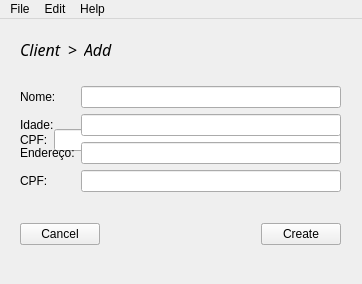
<?xml version="1.0" encoding="UTF-8"?>
<ui version="4.0">
 <author>Pedro Zaroni</author>
 <class>MainWindow</class>
 <widget class="QMainWindow" name="MainWindow">
  <property name="geometry">
   <rect>
    <x>0</x>
    <y>0</y>
    <width>362</width>
    <height>284</height>
   </rect>
  </property>
  <property name="windowTitle">
   <string>MainWindow</string>
  </property>
  <widget class="QWidget" name="centralwidget">
   <widget class="QWidget" name="widget_add" native="true">
    <property name="geometry">
     <rect>
      <x>0</x>
      <y>0</y>
      <width>361</width>
      <height>261</height>
     </rect>
    </property>
    <widget class="QWidget" name="horizontalLayoutWidget">
     <property name="geometry">
      <rect>
       <x>20</x>
       <y>190</y>
       <width>321</width>
       <height>51</height>
      </rect>
     </property>
     <layout class="QHBoxLayout" name="horizontalLayout">
      <item>
       <widget class="QPushButton" name="btn_cancel">
        <property name="text">
         <string>Cancel</string>
        </property>
       </widget>
      </item>
      <item>
       <spacer name="horizontalSpacer_2">
        <property name="orientation">
         <enum>Qt::Horizontal</enum>
        </property>
        <property name="sizeHint" stdset="0">
         <size>
          <width>40</width>
          <height>20</height>
         </size>
        </property>
       </spacer>
      </item>
      <item>
       <widget class="QPushButton" name="btn_add">
        <property name="text">
         <string>Create</string>
        </property>
       </widget>
      </item>
     </layout>
    </widget>
    <widget class="QWidget" name="formLayoutWidget">
     <property name="geometry">
      <rect>
       <x>20</x>
       <y>50</y>
       <width>321</width>
       <height>141</height>
      </rect>
     </property>
     <layout class="QFormLayout" name="add_client_form">
      <property name="fieldGrowthPolicy">
       <enum>QFormLayout::AllNonFixedFieldsGrow</enum>
      </property>
      <item row="0" column="1">
       <spacer name="verticalSpacer">
        <property name="orientation">
         <enum>Qt::Vertical</enum>
        </property>
        <property name="sizeHint" stdset="0">
         <size>
          <width>20</width>
          <height>40</height>
         </size>
        </property>
       </spacer>
      </item>
      <item row="1" column="0">
       <widget class="QLabel" name="lbl_form_1">
        <property name="text">
         <string>Nome:</string>
        </property>
       </widget>
      </item>
      <item row="1" column="1">
       <widget class="QLineEdit" name="form_input_1"/>
      </item>
      <item row="2" column="0">
       <widget class="QLabel" name="lbl_form_2">
        <property name="text">
         <string>Idade:</string>
        </property>
       </widget>
      </item>
      <item row="2" column="1">
       <widget class="QLineEdit" name="form_input_2"/>
      </item>
      <item row="3" column="0">
       <widget class="QLabel" name="lbl_form_3">
        <property name="text">
         <string>Endereço:</string>
        </property>
       </widget>
      </item>
      <item row="3" column="1">
       <widget class="QLineEdit" name="form_input_3"/>
      </item>
      <item row="4" column="0">
       <widget class="QLabel" name="lbl_form_4">
        <property name="text">
         <string>CPF:</string>
        </property>
       </widget>
      </item>
      <item row="4" column="1">
       <widget class="QLineEdit" name="form_input_4"/>
      </item>
      <item row="5" column="1">
       <spacer name="verticalSpacer_2">
        <property name="orientation">
         <enum>Qt::Vertical</enum>
        </property>
        <property name="sizeHint" stdset="0">
         <size>
          <width>20</width>
          <height>40</height>
         </size>
        </property>
       </spacer>
      </item>
     </layout>
    </widget>
    <widget class="QWidget" name="horizontalLayoutWidget_2">
     <property name="geometry">
      <rect>
       <x>20</x>
       <y>10</y>
       <width>321</width>
       <height>41</height>
      </rect>
     </property>
     <layout class="QHBoxLayout" name="horizontalLayout_2">
      <property name="spacing">
       <number>6</number>
      </property>
      <property name="sizeConstraint">
       <enum>QLayout::SetDefaultConstraint</enum>
      </property>
      <item>
       <widget class="QLabel" name="lbl_path_class">
        <property name="font">
         <font>
          <family>OpenSymbol</family>
          <pointsize>12</pointsize>
          <italic>true</italic>
         </font>
        </property>
        <property name="text">
         <string>Client</string>
        </property>
       </widget>
      </item>
      <item>
       <widget class="QLabel" name="lbl_path_arrow">
        <property name="font">
         <font>
          <family>OpenSymbol</family>
          <pointsize>12</pointsize>
         </font>
        </property>
        <property name="text">
         <string>&gt;</string>
        </property>
       </widget>
      </item>
      <item>
       <widget class="QLabel" name="lbl_path_method">
        <property name="font">
         <font>
          <family>OpenSymbol</family>
          <pointsize>12</pointsize>
          <italic>true</italic>
         </font>
        </property>
        <property name="text">
         <string>Add</string>
        </property>
       </widget>
      </item>
      <item>
       <spacer name="horizontalSpacer">
        <property name="orientation">
         <enum>Qt::Horizontal</enum>
        </property>
        <property name="sizeHint" stdset="0">
         <size>
          <width>40</width>
          <height>20</height>
         </size>
        </property>
       </spacer>
      </item>
     </layout>
    </widget>
   </widget>
   <widget class="QWidget" name="widget_login" native="true">
    <property name="geometry">
     <rect>
      <x>0</x>
      <y>0</y>
      <width>361</width>
      <height>261</height>
     </rect>
    </property>
    <widget class="QWidget" name="formLayoutWidget_2">
     <property name="geometry">
      <rect>
       <x>20</x>
       <y>50</y>
       <width>321</width>
       <height>141</height>
      </rect>
     </property>
     <layout class="QFormLayout" name="form_layout_login">
      <item row="1" column="0">
       <widget class="QLabel" name="label">
        <property name="text">
         <string>CPF:</string>
        </property>
       </widget>
      </item>
      <item row="1" column="1">
       <widget class="QLineEdit" name="lineEdit"/>
      </item>
      <item row="2" column="1">
       <spacer name="verticalSpacer_3">
        <property name="orientation">
         <enum>Qt::Vertical</enum>
        </property>
        <property name="sizeHint" stdset="0">
         <size>
          <width>20</width>
          <height>40</height>
         </size>
        </property>
       </spacer>
      </item>
      <item row="0" column="1">
       <spacer name="verticalSpacer_4">
        <property name="orientation">
         <enum>Qt::Vertical</enum>
        </property>
        <property name="sizeHint" stdset="0">
         <size>
          <width>20</width>
          <height>40</height>
         </size>
        </property>
       </spacer>
      </item>
     </layout>
    </widget>
    <widget class="QWidget" name="horizontalLayoutWidget_3">
     <property name="geometry">
      <rect>
       <x>20</x>
       <y>190</y>
       <width>321</width>
       <height>51</height>
      </rect>
     </property>
     <layout class="QHBoxLayout" name="button_layout_login">
      <item>
       <widget class="QPushButton" name="btn_register">
        <property name="text">
         <string>Cadastre-se</string>
        </property>
       </widget>
      </item>
      <item>
       <spacer name="horizontalSpacer_3">
        <property name="orientation">
         <enum>Qt::Horizontal</enum>
        </property>
        <property name="sizeHint" stdset="0">
         <size>
          <width>40</width>
          <height>20</height>
         </size>
        </property>
       </spacer>
      </item>
      <item>
       <widget class="QPushButton" name="btn_login">
        <property name="text">
         <string>Entrar</string>
        </property>
       </widget>
      </item>
     </layout>
    </widget>
   </widget>
   <zorder>widget_login</zorder>
   <zorder>widget_add</zorder>
  </widget>
  <widget class="QMenuBar" name="menubar">
   <property name="geometry">
    <rect>
     <x>0</x>
     <y>0</y>
     <width>362</width>
     <height>21</height>
    </rect>
   </property>
   <widget class="QMenu" name="menu_file">
    <property name="title">
     <string>File</string>
    </property>
    <widget class="QMenu" name="menu_file_new">
     <property name="title">
      <string>New</string>
     </property>
     <addaction name="menu_file_new_client"/>
     <addaction name="menu_file_new_manager"/>
     <addaction name="menu_file_new_equipment"/>
     <addaction name="menu_file_new_agency"/>
     <addaction name="menu_file_new_consumption"/>
     <addaction name="menu_file_new_support"/>
    </widget>
    <addaction name="menu_file_new"/>
    <addaction name="separator"/>
    <addaction name="menu_file_import"/>
    <addaction name="menu_file_export"/>
    <addaction name="separator"/>
    <addaction name="menu_file_generate"/>
    <addaction name="separator"/>
    <addaction name="menu_file_logout"/>
    <addaction name="separator"/>
    <addaction name="menu_file_quit"/>
   </widget>
   <widget class="QMenu" name="menu_help">
    <property name="geometry">
     <rect>
      <x>267</x>
      <y>128</y>
      <width>135</width>
      <height>72</height>
     </rect>
    </property>
    <property name="title">
     <string>Help</string>
    </property>
    <addaction name="menu_help_about"/>
   </widget>
   <widget class="QMenu" name="menu_edit">
    <property name="title">
     <string>Edit</string>
    </property>
    <widget class="QMenu" name="menu_edit_search">
     <property name="title">
      <string>Search</string>
     </property>
     <addaction name="menu_edit_search_client"/>
     <addaction name="menu_edit_search_manager"/>
     <addaction name="menu_edit_search_equipment"/>
     <addaction name="menu_edit_search_agency"/>
     <addaction name="menu_edit_search_consumption"/>
     <addaction name="menu_edit_search_support"/>
     <addaction name="separator"/>
     <addaction name="menu_edit_search_all"/>
    </widget>
    <widget class="QMenu" name="menu_edit_update">
     <property name="title">
      <string>Update</string>
     </property>
     <addaction name="menu_edit_update_client"/>
     <addaction name="menu_edit_update_manager"/>
     <addaction name="menu_edit_update_equipment"/>
     <addaction name="menu_edit_update_agency"/>
     <addaction name="menu_edit_update_consumption"/>
     <addaction name="menu_edit_update_support"/>
     <addaction name="separator"/>
     <addaction name="menu_edit_update_all"/>
    </widget>
    <widget class="QMenu" name="menu_edit_list">
     <property name="title">
      <string>List</string>
     </property>
     <addaction name="menu_edit_list_client"/>
     <addaction name="menu_edit_list_manager"/>
     <addaction name="menu_edit_list_equipment"/>
     <addaction name="menu_edit_list_agency"/>
     <addaction name="menu_edit_list_consumption"/>
     <addaction name="menu_edit_list_support"/>
     <addaction name="separator"/>
     <addaction name="menu_edit_list_all"/>
    </widget>
    <widget class="QMenu" name="menu_edit_remove">
     <property name="title">
      <string>Remove</string>
     </property>
     <addaction name="menu_edit_remove_client"/>
     <addaction name="menu_edit_remove_manager"/>
     <addaction name="menu_edit_remove_equipment"/>
     <addaction name="menu_edit_remove_agency"/>
     <addaction name="menu_edit_remove_consumption"/>
     <addaction name="menu_edit_remove_support"/>
     <addaction name="separator"/>
     <addaction name="menu_edit_remove_all"/>
    </widget>
    <addaction name="menu_edit_search"/>
    <addaction name="menu_edit_update"/>
    <addaction name="menu_edit_list"/>
    <addaction name="menu_edit_remove"/>
   </widget>
   <addaction name="menu_file"/>
   <addaction name="menu_edit"/>
   <addaction name="menu_help"/>
  </widget>
  <action name="actionHome">
   <property name="text">
    <string>Home</string>
   </property>
  </action>
  <action name="actionAbout">
   <property name="text">
    <string>About</string>
   </property>
  </action>
  <action name="menu_help_about">
   <property name="text">
    <string>About</string>
   </property>
   <property name="menuRole">
    <enum>QAction::AboutRole</enum>
   </property>
  </action>
  <action name="menu_file_new_client">
   <property name="text">
    <string>Client</string>
   </property>
  </action>
  <action name="menu_file_new_manager">
   <property name="text">
    <string>Manager</string>
   </property>
  </action>
  <action name="menu_file_new_equipment">
   <property name="text">
    <string>Equipment</string>
   </property>
  </action>
  <action name="menu_file_new_agency">
   <property name="text">
    <string>Agency</string>
   </property>
  </action>
  <action name="menu_file_new_support">
   <property name="text">
    <string>Support</string>
   </property>
  </action>
  <action name="menu_file_new_consumption">
   <property name="text">
    <string>Consumption</string>
   </property>
  </action>
  <action name="menu_file_import">
   <property name="text">
    <string>Import</string>
   </property>
  </action>
  <action name="menu_file_export">
   <property name="text">
    <string>Export</string>
   </property>
  </action>
  <action name="menu_file_logout">
   <property name="text">
    <string>Log out</string>
   </property>
  </action>
  <action name="menu_file_generate">
   <property name="text">
    <string>Generate report (.pdf)</string>
   </property>
  </action>
  <action name="menu_file_quit">
   <property name="text">
    <string>Quit</string>
   </property>
   <property name="toolTip">
    <string>Quit</string>
   </property>
  </action>
  <action name="menu_edit_search_client">
   <property name="text">
    <string>Client</string>
   </property>
  </action>
  <action name="menu_edit_search_manager">
   <property name="text">
    <string>Manager</string>
   </property>
  </action>
  <action name="menu_edit_search_equipment">
   <property name="text">
    <string>Equipment</string>
   </property>
  </action>
  <action name="menu_edit_search_agency">
   <property name="text">
    <string>Agency</string>
   </property>
  </action>
  <action name="menu_edit_search_consumption">
   <property name="text">
    <string>Consumption</string>
   </property>
  </action>
  <action name="menu_edit_search_support">
   <property name="text">
    <string>Support</string>
   </property>
  </action>
  <action name="menu_edit_search_all">
   <property name="text">
    <string>All</string>
   </property>
  </action>
  <action name="menu_edit_update_client">
   <property name="text">
    <string>Client</string>
   </property>
  </action>
  <action name="menu_edit_update_manager">
   <property name="text">
    <string>Manager</string>
   </property>
  </action>
  <action name="menu_edit_update_equipment">
   <property name="text">
    <string>Equipment</string>
   </property>
  </action>
  <action name="menu_edit_update_agency">
   <property name="text">
    <string>Agency</string>
   </property>
  </action>
  <action name="menu_edit_update_consumption">
   <property name="text">
    <string>Consumption</string>
   </property>
  </action>
  <action name="menu_edit_update_support">
   <property name="text">
    <string>Support</string>
   </property>
  </action>
  <action name="menu_edit_update_all">
   <property name="text">
    <string>All</string>
   </property>
  </action>
  <action name="menu_edit_list_client">
   <property name="text">
    <string>Client</string>
   </property>
  </action>
  <action name="menu_edit_list_manager">
   <property name="text">
    <string>Manager</string>
   </property>
  </action>
  <action name="menu_edit_list_equipment">
   <property name="text">
    <string>Equipment</string>
   </property>
  </action>
  <action name="menu_edit_list_agency">
   <property name="text">
    <string>Agency</string>
   </property>
  </action>
  <action name="menu_edit_list_consumption">
   <property name="text">
    <string>Consumption</string>
   </property>
  </action>
  <action name="menu_edit_list_support">
   <property name="text">
    <string>Support</string>
   </property>
  </action>
  <action name="menu_edit_list_all">
   <property name="text">
    <string>All</string>
   </property>
  </action>
  <action name="menu_edit_remove_client">
   <property name="text">
    <string>Client</string>
   </property>
  </action>
  <action name="menu_edit_remove_manager">
   <property name="text">
    <string>Manager</string>
   </property>
  </action>
  <action name="menu_edit_remove_equipment">
   <property name="text">
    <string>Equipment</string>
   </property>
  </action>
  <action name="menu_edit_remove_agency">
   <property name="text">
    <string>Agency</string>
   </property>
  </action>
  <action name="menu_edit_remove_consumption">
   <property name="text">
    <string>Consumption</string>
   </property>
  </action>
  <action name="menu_edit_remove_support">
   <property name="text">
    <string>Support</string>
   </property>
  </action>
  <action name="menu_edit_remove_all">
   <property name="text">
    <string>All</string>
   </property>
  </action>
 </widget>
 <resources/>
 <connections/>
</ui>
